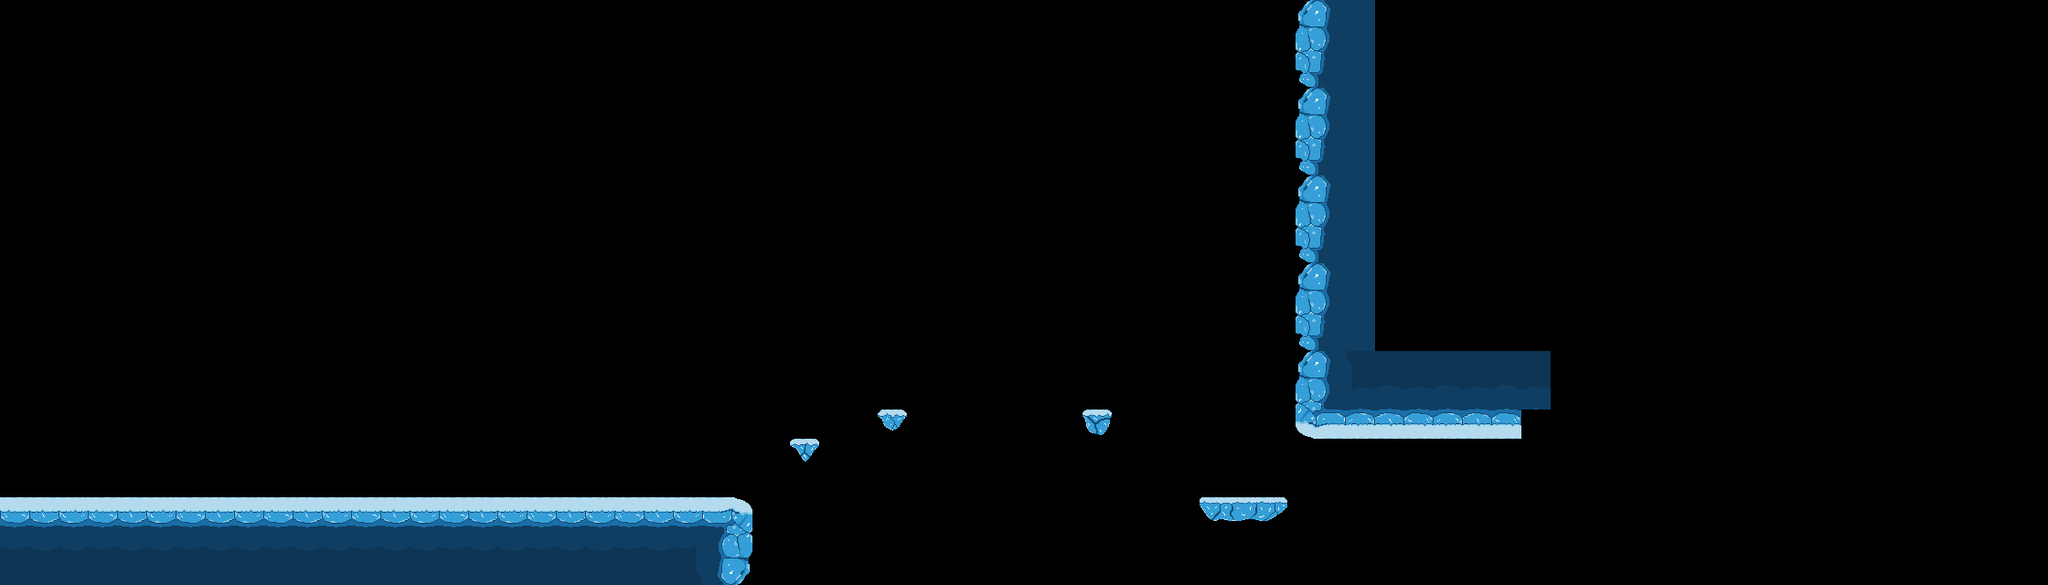

Below is a game level as drawn by its tile map, then a one-line description and the .tmx file that defines it, in full:
An orthogonal 70x20 tile map with 32x32 px tiles, 1 tile layer (sols).

<map version="1.9" tiledversion="1.9.2" orientation="orthogonal" renderorder="right-down" width="70" height="20" tilewidth="32" tileheight="32" infinite="0" nextlayerid="3" nextobjectid="1">
 <tileset firstgid="1" name="assets_glace" tilewidth="32" tileheight="32" tilecount="64" columns="8">
  <image source="assets/biome_glace.png" width="256" height="256" />
 </tileset>
 <layer id="1" name="sols" width="70" height="20">
  <data encoding="csv">
0,0,0,0,0,0,0,0,0,0,0,0,0,0,0,0,0,0,0,0,0,0,0,0,0,0,0,0,0,0,0,0,0,0,0,0,0,0,0,0,0,0,0,0,43,44,36,0,0,0,0,0,0,0,0,0,0,0,0,0,0,0,0,0,0,0,0,0,0,0,
0,0,0,0,0,0,0,0,0,0,0,0,0,0,0,0,0,0,0,0,0,0,0,0,0,0,0,0,0,0,0,0,0,0,0,0,0,0,0,0,0,0,0,0,51,52,36,0,0,0,0,0,0,0,0,0,0,0,0,0,0,0,0,0,0,0,0,0,0,0,
0,0,0,0,0,0,0,0,0,0,0,0,0,0,0,0,0,0,0,0,0,0,0,0,0,0,0,0,0,0,0,0,0,0,0,0,0,0,0,0,0,0,0,0,59,60,36,0,0,0,0,0,0,0,0,0,0,0,0,0,0,0,0,0,0,0,0,0,0,0,
0,0,0,0,0,0,0,0,0,0,0,0,0,0,0,0,0,0,0,0,0,0,0,0,0,0,0,0,0,0,0,0,0,0,0,0,0,0,0,0,0,0,0,0,43,44,36,0,0,0,0,0,0,0,0,0,0,0,0,0,0,0,0,0,0,0,0,0,0,0,
0,0,0,0,0,0,0,0,0,0,0,0,0,0,0,0,0,0,0,0,0,0,0,0,0,0,0,0,0,0,0,0,0,0,0,0,0,0,0,0,0,0,0,0,51,52,36,0,0,0,0,0,0,0,0,0,0,0,0,0,0,0,0,0,0,0,0,0,0,0,
0,0,0,0,0,0,0,0,0,0,0,0,0,0,0,0,0,0,0,0,0,0,0,0,0,0,0,0,0,0,0,0,0,0,0,0,0,0,0,0,0,0,0,0,59,60,36,0,0,0,0,0,0,0,0,0,0,0,0,0,0,0,0,0,0,0,0,0,0,0,
0,0,0,0,0,0,0,0,0,0,0,0,0,0,0,0,0,0,0,0,0,0,0,0,0,0,0,0,0,0,0,0,0,0,0,0,0,0,0,0,0,0,0,0,43,44,36,0,0,0,0,0,0,0,0,0,0,0,0,0,0,0,0,0,0,0,0,0,0,0,
0,0,0,0,0,0,0,0,0,0,0,0,0,0,0,0,0,0,0,0,0,0,0,0,0,0,0,0,0,0,0,0,0,0,0,0,0,0,0,0,0,0,0,0,51,52,36,0,0,0,0,0,0,0,0,0,0,0,0,0,0,0,0,0,0,0,0,0,0,0,
0,0,0,0,0,0,0,0,0,0,0,0,0,0,0,0,0,0,0,0,0,0,0,0,0,0,0,0,0,0,0,0,0,0,0,0,0,0,0,0,0,0,0,0,59,60,36,0,0,0,0,0,0,0,0,0,0,0,0,0,0,0,0,0,0,0,0,0,0,0,
0,0,0,0,0,0,0,0,0,0,0,0,0,0,0,0,0,0,0,0,0,0,0,0,0,0,0,0,0,0,0,0,0,0,0,0,0,0,0,0,0,0,0,0,43,44,36,0,0,0,0,0,0,0,0,0,0,0,0,0,0,0,0,0,0,0,0,0,0,0,
0,0,0,0,0,0,0,0,0,0,0,0,0,0,0,0,0,0,0,0,0,0,0,0,0,0,0,0,0,0,0,0,0,0,0,0,0,0,0,0,0,0,0,0,51,52,36,0,0,0,0,0,0,0,0,0,0,0,0,0,0,0,0,0,0,0,0,0,0,0,
0,0,0,0,0,0,0,0,0,0,0,0,0,0,0,0,0,0,0,0,0,0,0,0,0,0,0,0,0,0,0,0,0,0,0,0,0,0,0,0,0,0,0,0,59,60,36,0,0,0,0,0,0,0,0,0,0,0,0,0,0,0,0,0,0,0,0,0,0,0,
0,0,0,0,0,0,0,0,0,0,0,0,0,0,0,0,0,0,0,0,0,0,0,0,0,0,0,0,0,0,0,0,0,0,0,0,0,0,0,0,0,0,0,0,43,44,3221225491,3221225490,3221225489,3221225490,3221225489,3221225490,3221225489,0,0,0,0,0,0,0,0,0,0,0,0,0,0,0,0,0,
0,0,0,0,0,0,0,0,0,0,0,0,0,0,0,0,0,0,0,0,0,0,0,0,0,0,0,0,0,0,0,0,0,0,0,0,0,0,0,0,0,0,0,0,51,52,3221225483,3221225482,3221225481,3221225482,3221225481,3221225482,3221225481,0,0,0,0,0,0,0,0,0,0,0,0,0,0,0,0,0,
0,0,0,0,0,0,0,0,0,0,0,0,0,0,0,0,0,0,0,0,0,0,0,0,0,0,0,0,0,0,31,0,0,0,0,0,0,32,0,0,0,0,0,0,3221225477,3221225476,3221225475,3221225474,3221225473,3221225475,3221225474,3221225473,0,0,0,0,0,0,0,0,0,0,0,0,0,0,0,0,0,0,
0,0,0,0,0,0,0,0,0,0,0,0,0,0,0,0,0,0,0,0,0,0,0,0,0,0,0,30,0,0,0,0,0,0,0,0,0,0,0,0,0,0,0,0,0,0,0,0,0,0,0,0,0,0,0,0,0,0,0,0,0,0,0,0,0,0,0,0,0,0,
0,0,0,0,0,0,0,0,0,0,0,0,0,0,0,0,0,0,0,0,0,0,0,0,0,0,0,0,0,0,0,0,0,0,0,0,0,0,0,0,0,0,0,0,0,0,0,0,0,0,0,0,0,0,0,0,0,0,0,0,0,0,0,0,0,0,0,0,0,0,
1,2,3,1,2,3,1,2,3,1,2,3,1,2,3,1,2,3,1,2,3,1,2,3,4,5,0,0,0,0,0,0,0,0,0,0,0,0,0,0,0,25,26,27,0,0,0,0,0,0,0,0,0,0,0,0,0,0,0,0,0,0,0,0,0,0,0,0,0,0,
9,10,10,9,10,10,9,10,10,9,10,10,9,10,10,9,10,10,9,10,10,9,10,11,12,13,0,0,0,0,0,0,0,0,0,0,0,0,0,0,0,0,0,0,0,0,0,0,0,0,0,0,0,0,0,0,0,0,0,0,0,0,0,0,0,0,0,0,0,0,
17,18,18,17,18,18,17,18,18,17,18,18,17,18,18,17,18,18,17,18,18,17,18,19,20,21,0,0,0,0,0,0,0,0,0,0,0,0,0,0,0,0,0,0,0,0,0,0,0,0,0,0,0,0,0,0,0,0,0,0,0,0,0,0,0,0,0,0,0,0
</data>
 </layer>
</map>